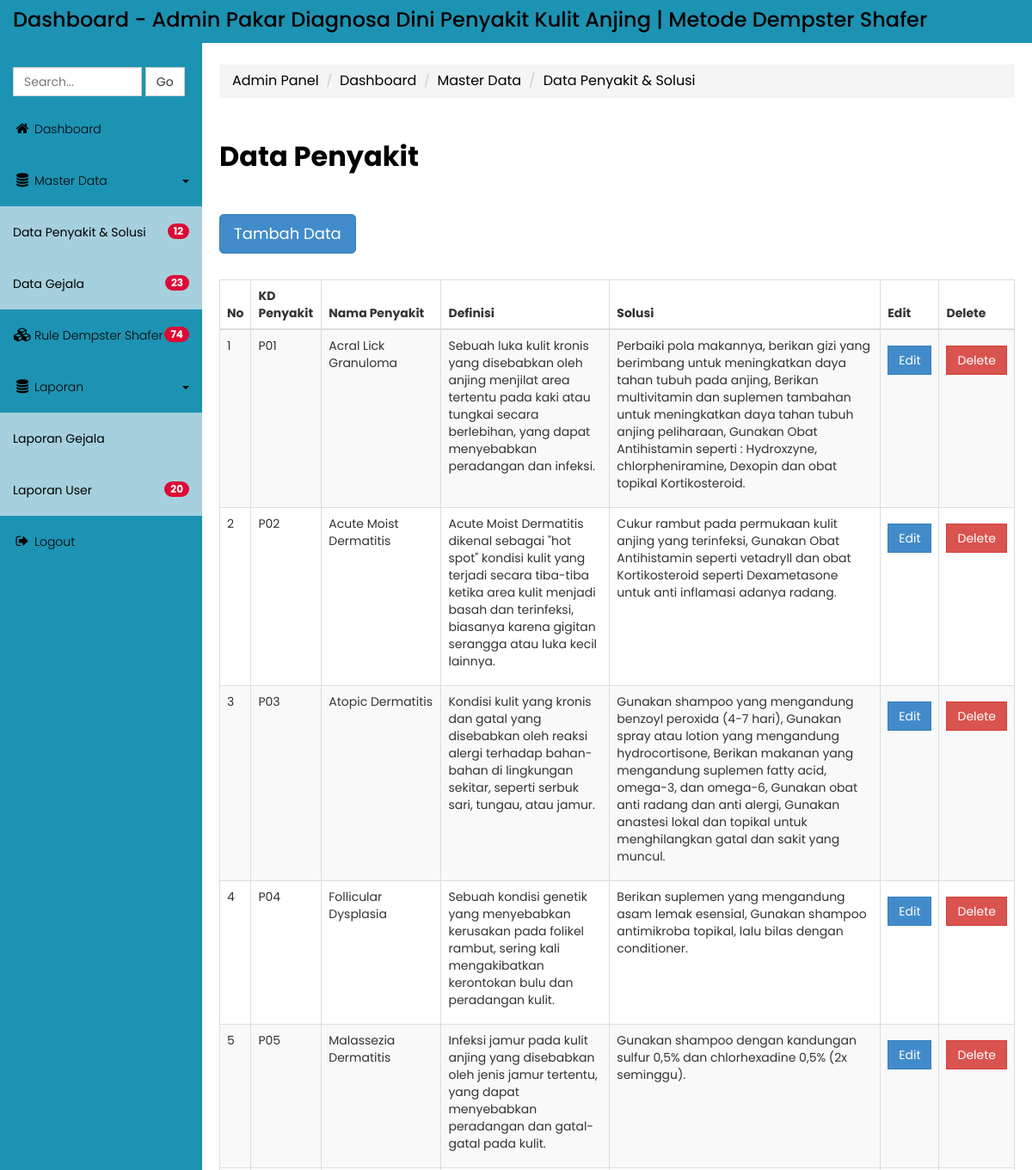
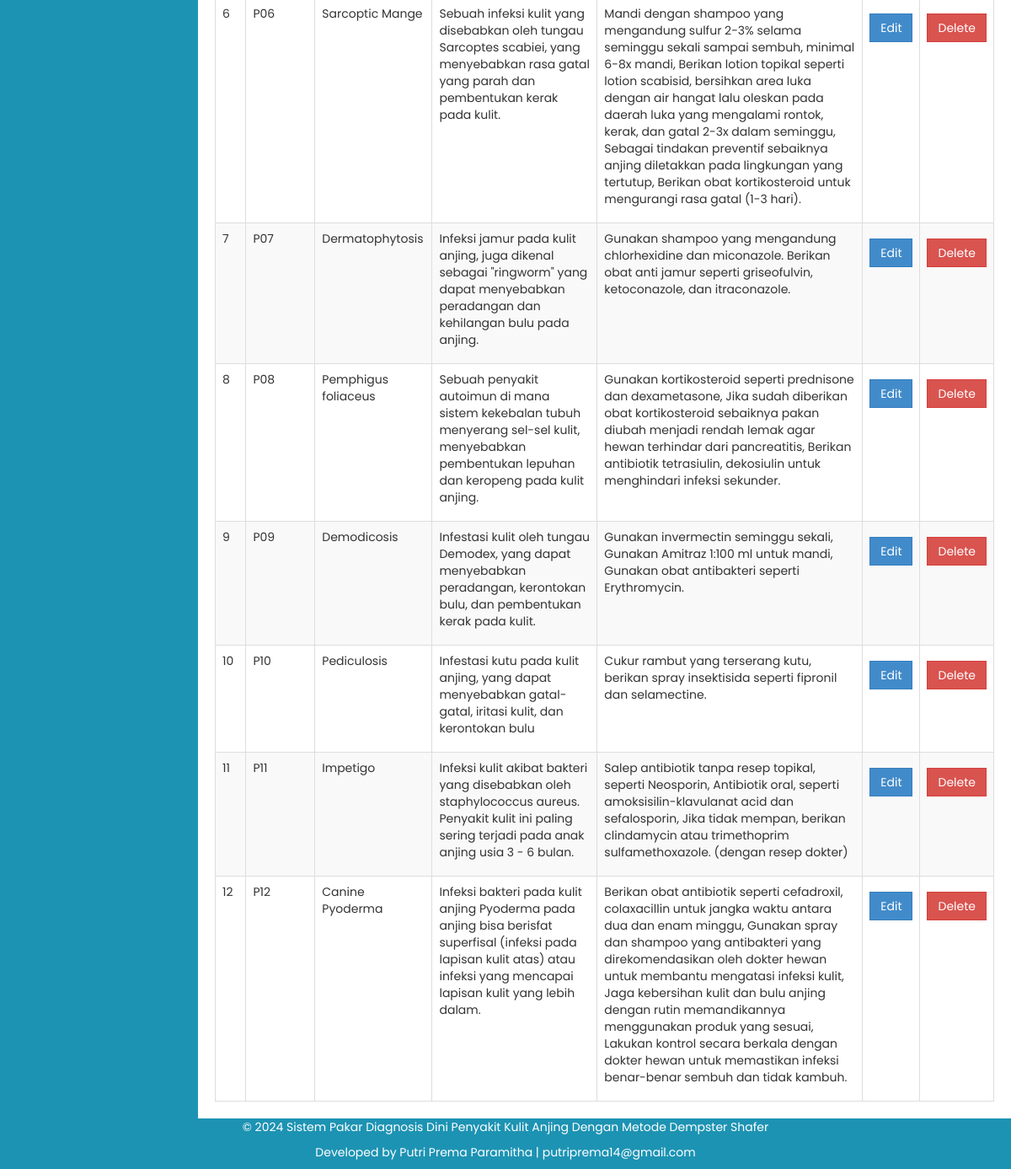
The page /admin/penyakit.php on the database its author committed (2 pictures, top to bottom).
### tables this page shows
CREATE TABLE `tb_penyakit` (
  `id_penyakit` int(11) NOT NULL,
  `foto_penyakit` varchar(255) DEFAULT NULL,
  `kdpenyakit` varchar(3) DEFAULT NULL,
  `nama_penyakit` varchar(100) DEFAULT NULL,
  `definisi` text DEFAULT NULL,
  `Gejala` text NOT NULL,
  `solusi` text NOT NULL
);

### admin/penyakit.php (the view, shortened to what this page needs)
<!DOCTYPE html>
<head>
    <link rel="stylesheet" type="text/css" href="assets/css/bootstrap.min.css">
  <link rel="stylesheet" href="css/styling.css">
</head>
<body>
<div class="navbar navbar-inverse" role="navigation" style="background-color: #1D93B3; border: none;">
      <div class="navbar-header">
        <div class="logo"><h1  style="color: black; ">Dashboard - Admin Pakar Diagnosa Dini Penyakit Kulit Anjing | Metode Dempster Shafer</h1></div>
      </div>
    </div>
    <div class="template-page-wrapper">
      <div class="navbar-collapse collapse templatemo-sidebar">
        <ul class="templatemo-sidebar-menu">
          <li>
            <form class="navbar-form">
              <input type="text" class="form-control" id="templatemo_search_box" placeholder="Search...">
              <span class="btn btn-default">Go</span>
            </form>
          </li>
          <li><a href="index.php"><i class="fa fa-home"></i>Dashboard</a></li>
          <li class="sub open active">
            <a href="javascript:;">
              <i class="fa fa-database"></i>Master Data <div class="pull-right"><span class="caret"></span></div>
            </a>
            <ul class="templatemo-submenu">
              <li><a href="penyakit.php"><span class="badge pull-right"><?php include "koneksi.php"; $queryNP=mysqli_query($koneksi,"SELECT * FROM tb_penyakit"); $numNP=mysqli_num_rows($queryNP); echo $numNP;?></span>Data Penyakit & Solusi</a></li>
              <li><a href="gejala.php"><span class="badge pull-right"><?php $queryNP=mysqli_query($koneksi,"SELECT * FROM tb_gejala"); $numNP=mysqli_num_rows($queryNP); echo $numNP;?></span>Data Gejala</a></li>
            </ul>
          </li>
          <li><a href="basis_pengetahuan.php"><i class="fa fa-cubes"></i><span class="badge pull-right"><?php $queryNR=mysqli_query($koneksi,"SELECT * FROM tb_rules"); $numNR=mysqli_num_rows($queryNR); echo $numNR;?></span>Rule Dempster Shafer</a></li>
          <li class="sub open">
            <a href="javascript:;">
              <i class="fa fa-database"></i>Laporan<div class="pull-right"><span class="caret"></span></div>
            </a>
            <ul class="templatemo-submenu">
              <li><a href="lapgejala.php">Laporan Gejala</a></li>
              <li><a href="lapuser.php"><span class="badge pull-right"><?php $queryNP3=mysqli_query($koneksi,"SELECT * FROM tbpasien"); $numNP3=mysqli_num_rows($queryNP3); echo $numNP3;?></span>Laporan User</a></li>
            </ul>
          </li>
          <li><a href="javascript:;" data-toggle="modal" data-target="#confirmModal"><i class="fa fa-sign-out"></i>Logout</a></li>
        </ul>
      </div>
      <div class="templatemo-content-wrapper">
        <div class="templatemo-content">
          <ol class="breadcrumb">
            <li><a href="index.php" style="color: black; font-size: 12pt;">Admin Panel</a></li>
            <li><a href="#"  style="color: black; font-size: 12pt;">Dashboard</a></li>
            <li><a href="#"  style="color: black; font-size: 12pt;">Master Data</a></li>
            <li class="active" style="color: black; font-size: 12pt;">Data Penyakit & Solusi</li>
          </ol>
          <h1 style="color: black; font-size: 24pt; font-weight: bold; margin-top: 50px; margin-bottom: 50px;">Data Penyakit</h1>
<button type="button" class="btn btn-primary btn-lg" data-toggle="modal" data-target="#myModal"style="border-radius: 5px; margin-bottom: 30px;">Tambah Data</button>
                   <div class="row">
            <div class="col-md-12">
              <div class="table-responsive">
                <table class="table table-striped table-hover table-bordered">
                  <thead>
                    <tr>
                      <th>No</th>
                      <th>KD Penyakit</th>
                      <th>Nama Penyakit</th>
                      <th>Definisi</th>
                      <th>Solusi</th>
                      <th>Edit</th>
                      <th>Delete<input type="hidden" id="texthapus"></th>
                    </tr>
                  </thead>
                  <tbody>
                    <?php
	include "koneksi.php";
	$sql = "SELECT * FROM tb_penyakit  ORDER BY kdpenyakit";
	$qry = mysqli_query($koneksi,$sql) or die ("SQL Error".mysqli_error($koneksi));
	$no=0;
	while ($data = mysqli_fetch_array ($qry)) {
	$no++;
   ?>
                    <tr>
                      <td><?php echo $no;?></td>
                      <td><?php echo $data['kdpenyakit'];?></td>
                      <td><?php echo $data['nama_penyakit'];?></td>
                      <td><p class="text">
    <?php
	$str=$data['definisi'];
	echo $str;
	?>
    </p></td>
                      <td><p class="text">
    <?php
	$str=$data['solusi'];
	echo $str;
	?>
    </p></td>
    <td>
    <a href="edpenyakit.php?kdubah=<?php echo $data['id_penyakit'];?>" class="btn btn-primary btn-edit" style="margin-top: 10px;">Edit</a>
                    </td>
                    <td>
  <a onClick="return HapusData('<?php echo $data['id_penyakit'];?>');" data-toggle="modal" data-target="#confirmModal2" class="btn btn-danger btn-delete" style="margin-top: 10px;">Delete</a>
</td>
                    </tr><?php }?>
                  </tbody>
                </table>
              </div>
            </div>
          </div>
        </div>
      </div>
     <footer class="bg-primary text-white text-center py-4" style="background-color: #1D93B3; height: 100px;">
        <div class="container">
            <p>&copy; 2024 Sistem Pakar Diagnosis Dini Penyakit Kulit Anjing Dengan Metode Dempster Shafer</p>
            <p>Developed by Putri Prema Paramitha | putriprema14@gmail.com</p>
        </div>
    </footer>
    </div>
</body>
</html>

### admin/css/styling.css (style rules this page uses)
* { font-family: 'Poppins', sans-serif; }
body { background-color: rgb(235,235,235); }
h1 { font-size: 30pt; }
.logo { display: inline-block; }
.logo h1 { font-size: 24px; margin: 10px 15px; }
.templatemo-content-wrapper { float: left; width: 100%; }
.templatemo-content { margin-left: 235px; margin-top: 0px; min-height: 600px; padding: 25px 20px 0 20px; background-color: white; overflow-x: hidden; }
#templatemo_search_box { width: 150px; display: inline-block; }
.navbar { margin-bottom: 0; border-radius: 0; }
.navbar-header { color: rgb(127,127,127); }
.templatemo-sidebar { padding: 0; margin-top: 20px; }
.templatemo-sidebar .templatemo-sidebar-menu { list-style: none; margin: 0; padding: 0; }
.templatemo-sidebar .templatemo-sidebar-menu > li { display: block; margin: 0; padding: 0; border: 0px; }
.templatemo-sidebar .templatemo-sidebar-menu > li > a { display: block; position: relative; margin: 0; border: 0px; padding: 20px 15px; text-decoration: none; font-size: 14px; font-weight: 300; }
.templatemo-sidebar-menu a { color: black; }
.templatemo-sidebar-menu li.sub .templatemo-submenu { display: none; }
.templatemo-sidebar-menu li.sub.open .templatemo-submenu { display: block; }
.templatemo-submenu { padding-left: 0; }
.templatemo-submenu li { list-style: none; background-color: #DFDFDF; }
.templatemo-submenu li a { display: block; padding: 20px 15px; margin: 0; }
.templatemo-sidebar-menu > li.sub.open > a { background-color: rgba(145,145,145,0.3); }
.templatemo-sidebar .templatemo-sidebar-menu >li.active, .templatemo-sidebar .templatemo-sidebar-menu>li>a:hover { background-color: #6CBED2; }
.templatemo-sidebar .templatemo-sidebar-menu > li > a > i { font-size: 16px; top: 2px; margin-top: 1px; margin-left: 1px; margin-right: 4px; display: inline-block; width: 1.25em; text-align: center; }
.nav-pills>li>a, .nav-tabs>li>a, .alert, .progress, .panel, .btn, .panel-group .panel, .form-control, .modal-content, .breadcrumb { border-radius: 0; }
@media screen and (min-width: 992px) { .templatemo-sidebar { width: 235px; float: left; position: relative; margin-right: -100%; } }

### admin/penyakit.php (style rules this page uses)
body { font-family: 'Poppins', sans-serif; display: flex; flex-direction: column; min-height: 100vh; }
form { margin-top: 20px; margin-bottom: 20px; }
table { margin-bottom: 40px; }
* { font-family: 'Poppins', sans-serif; }
body { background-color: #1D93B3; }
h1 { font-size: 30pt; }
.logo { display: inline-block; }
.logo h1 { font-size: 24px; margin: 10px 15px; }
.templatemo-content-wrapper { float: left; width: 100%; }
.templatemo-content { margin-left: 235px; margin-top: 0px; min-height: 600px; padding: 25px 20px 0 20px; background-color: white; overflow-x: hidden; }
#templatemo_search_box { width: 150px; display: inline-block; }
.navbar { margin-bottom: 0; border-radius: 0; }
.navbar-header { color: #1D93B3; }
.templatemo-sidebar { padding: 0; margin-top: 20px; }
.templatemo-sidebar .templatemo-sidebar-menu { list-style: none; margin: 0; padding: 0; }
.templatemo-sidebar .templatemo-sidebar-menu > li { display: block; margin: 0; padding: 0; border: 0px; }
.templatemo-sidebar .templatemo-sidebar-menu > li > a { display: block; position: relative; margin: 0; border: 0px; padding: 20px 15px; text-decoration: none; font-size: 14px; font-weight: 300; }
.templatemo-sidebar-menu a { color: black; }
.templatemo-sidebar-menu li.sub .templatemo-submenu { display: none; }
.templatemo-sidebar-menu li.sub.open .templatemo-submenu { display: block; }
.templatemo-submenu { padding-left: 0; }
.templatemo-submenu li { list-style: none; background-color: #A6D0DD; }
.templatemo-submenu li a { display: block; padding: 20px 15px; margin: 0; }
.templatemo-sidebar-menu > li.sub.open > a { background-color: #1D93B3; }
.templatemo-sidebar .templatemo-sidebar-menu >li.active, .templatemo-sidebar .templatemo-sidebar-menu>li>a:hover { background-color: #1CC5DC; }
.templatemo-sidebar .templatemo-sidebar-menu > li > a > i { font-size: 16px; top: 2px; margin-top: 1px; margin-left: 1px; margin-right: 4px; display: inline-block; width: 1.25em; text-align: center; }
.nav-pills>li>a, .nav-tabs>li>a, .alert, .progress, .panel, .btn, .panel-group .panel, .form-control, .modal-content, .breadcrumb { border-radius: 0; }
@media screen and (min-width: 992px) { .templatemo-sidebar { width: 235px; float: left; position: relative; margin-right: -100%; } }
.badge { background-color: #DD0A35; color: white; font-weight: bold; }

### rows shown on the page
tb_penyakit: kdpenyakit "P01", nama_penyakit "Acral Lick Granuloma", definisi "Sebuah luka kulit kronis yang disebabkan oleh anjing menjilat area tertentu pada kaki atau tungkai secara berlebihan, yang dapat menyebabkan peradangan dan infeksi.", solusi "Perbaiki pola makannya, berikan gizi yang berimbang untuk meningkatkan daya tahan tubuh pada anjing, Berikan multivitamin dan suplemen tambahan untuk meningkatkan daya tahan tubuh anjing peliharaan, Gunakan Obat Antihistamin seperti : Hydroxzyne, chlorpheniramine, Dexopin dan obat topikal Kortikosteroid."
tb_penyakit: kdpenyakit "P02", nama_penyakit "Acute Moist Dermatitis", definisi "Acute Moist Dermatitis dikenal sebagai \"hot spot\" kondisi kulit yang terjadi secara tiba-tiba ketika area kulit menjadi basah dan terinfeksi, biasanya karena gigitan serangga atau luka kecil lainnya.", solusi "Cukur rambut pada permukaan kulit anjing yang terinfeksi, Gunakan Obat Antihistamin seperti vetadryll dan obat Kortikosteroid seperti Dexametasone untuk anti inflamasi adanya radang."
tb_penyakit: kdpenyakit "P03", nama_penyakit "Atopic Dermatitis", definisi "Kondisi kulit yang kronis dan gatal yang disebabkan oleh reaksi alergi terhadap bahan-bahan di lingkungan sekitar, seperti serbuk sari, tungau, atau jamur.", solusi "Gunakan shampoo yang mengandung benzoyl peroxida (4-7 hari), Gunakan spray atau lotion yang mengandung hydrocortisone, Berikan makanan yang mengandung suplemen fatty acid, omega-3, dan omega-6, Gunakan obat anti radang dan anti alergi, Gunakan anastesi lokal dan topikal untuk menghilangkan gatal dan sakit yang muncul."
tb_penyakit: kdpenyakit "P04", nama_penyakit "Follicular Dysplasia", definisi "Sebuah kondisi genetik yang menyebabkan kerusakan pada folikel rambut, sering kali mengakibatkan kerontokan bulu dan peradangan kulit.", solusi "Berikan suplemen yang mengandung asam lemak esensial, Gunakan shampoo antimikroba topikal, lalu bilas dengan conditioner."
tb_penyakit: kdpenyakit "P05", nama_penyakit "Malassezia Dermatitis", definisi "Infeksi jamur pada kulit anjing yang disebabkan oleh jenis jamur tertentu, yang dapat menyebabkan peradangan dan gatal-gatal pada kulit.", solusi "Gunakan shampoo dengan kandungan sulfur 0,5% dan chlorhexadine 0,5% (2x seminggu)."
tb_penyakit: kdpenyakit "P06", nama_penyakit "Sarcoptic Mange", definisi "Sebuah infeksi kulit yang disebabkan oleh tungau Sarcoptes scabiei, yang menyebabkan rasa gatal yang parah dan pembentukan kerak pada kulit.", solusi "Mandi dengan shampoo yang mengandung sulfur 2-3% selama seminggu sekali sampai sembuh, minimal 6-8x mandi, Berikan lotion topikal seperti lotion scabisid, bersihkan area luka dengan air hangat lalu oleskan pada daerah luka yang mengalami rontok, kerak, dan gatal 2-3x dalam seminggu, Sebagai tindakan preventif sebaiknya anjing diletakkan pada lingkungan yang tertutup, Berikan obat kortikosteroid untuk mengurangi rasa gatal (1-3 hari)."
tb_penyakit: kdpenyakit "P07", nama_penyakit "Dermatophytosis", definisi "Infeksi jamur pada kulit anjing, juga dikenal sebagai \"ringworm\" yang dapat menyebabkan peradangan dan kehilangan bulu pada anjing.", solusi "Gunakan shampoo yang mengandung chlorhexidine dan miconazole. Berikan obat anti jamur seperti griseofulvin, ketoconazole, dan itraconazole."
tb_penyakit: kdpenyakit "P08", nama_penyakit "Pemphigus foliaceus", definisi "Sebuah penyakit autoimun di mana sistem kekebalan tubuh menyerang sel-sel kulit, menyebabkan pembentukan lepuhan dan keropeng pada kulit anjing.", solusi "Gunakan kortikosteroid seperti prednisone dan dexametasone, Jika sudah diberikan obat kortikosteroid sebaiknya pakan diubah menjadi rendah lemak agar hewan terhindar dari pancreatitis, Berikan antibiotik tetrasiulin, dekosiulin untuk menghindari infeksi sekunder."
tb_penyakit: kdpenyakit "P09", nama_penyakit "Demodicosis", definisi "Infestasi kulit oleh tungau Demodex, yang dapat menyebabkan peradangan, kerontokan bulu, dan pembentukan kerak pada kulit.", solusi "Gunakan invermectin seminggu sekali, Gunakan Amitraz 1:100 ml untuk mandi, Gunakan obat antibakteri seperti Erythromycin."
tb_penyakit: kdpenyakit "P10", nama_penyakit "Pediculosis", definisi "Infestasi kutu pada kulit anjing, yang dapat menyebabkan gatal-gatal, iritasi kulit, dan kerontokan bulu", solusi "Cukur rambut yang terserang kutu, berikan spray insektisida seperti fipronil dan selamectine."
tb_penyakit: kdpenyakit "P11", nama_penyakit "Impetigo", definisi "Infeksi kulit akibat bakteri yang disebabkan oleh staphylococcus aureus. Penyakit kulit ini paling sering terjadi pada anak anjing usia 3 - 6 bulan.", solusi "Salep antibiotik tanpa resep topikal, seperti Neosporin, Antibiotik oral, seperti amoksisilin-klavulanat acid dan sefalosporin, Jika tidak mempan, berikan clindamycin atau trimethoprim sulfamethoxazole. (dengan resep dokter)"
tb_penyakit: kdpenyakit "P12", nama_penyakit "Canine Pyoderma", definisi "Infeksi bakteri pada kulit anjing Pyoderma pada anjing bisa berisfat superfisal (infeksi pada lapisan kulit atas) atau infeksi yang mencapai lapisan kulit yang lebih dalam.", solusi "Berikan obat antibiotik seperti cefadroxil, colaxacillin untuk jangka waktu antara dua dan enam minggu, Gunakan spray dan shampoo yang antibakteri yang direkomendasikan oleh dokter hewan untuk membantu mengatasi infeksi kulit, Jaga kebersihan kulit dan bulu anjing dengan rutin memandikannya menggunakan produk yang sesuai, Lakukan kontrol secara berkala dengan dokter hewan untuk memastikan infeksi benar-benar sembuh dan tidak kambuh."

### other values the page prints
$numNP "12"
$numNP "23"
$numNR "74"
$numNP3 "20"
